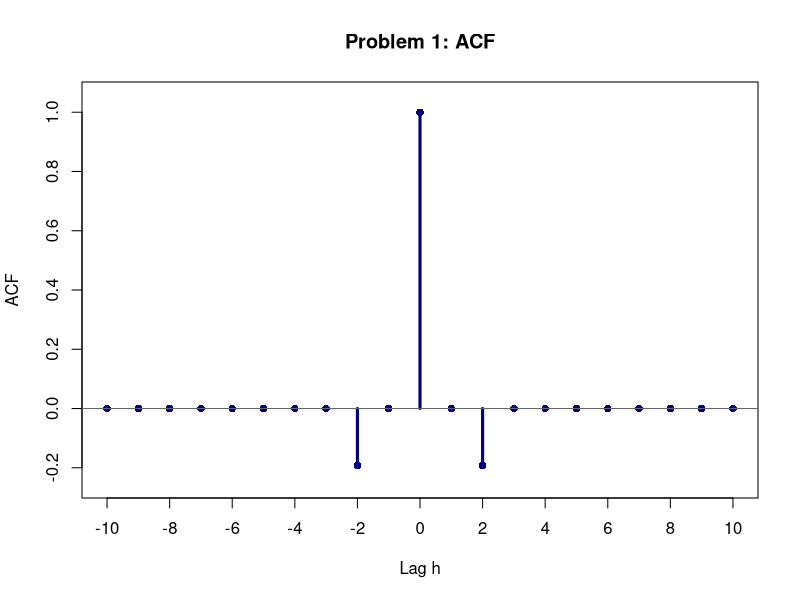
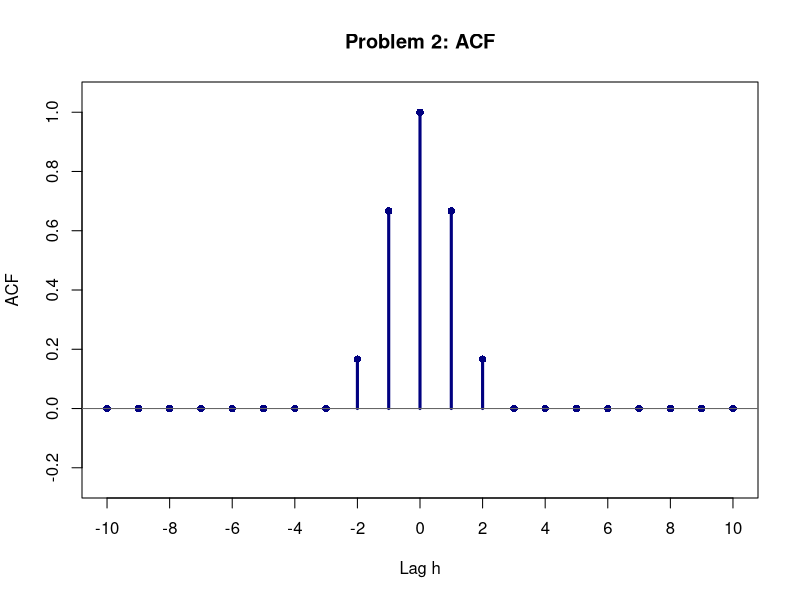

Reproduce these figures in R, in order.
## ---- chunk 1
knitr::opts_chunk$set(
  echo = TRUE,
  warning = FALSE,
  message = FALSE,
  fig.align = 'center'
)
options(width = 125, scipen = 999)

# Helper for simple latex table.
table_latex <- function(x, digits = 3, caption = NULL, size = '\\normalsize', col_names = NULL) {
  y <- x
  num_cols <- sapply(y, is.numeric)
  y[num_cols] <- lapply(y[num_cols], round, digits = digits)
  tab <- knitr::kable(
    y,
    format = 'latex',
    booktabs = TRUE,
    caption = caption,
    col.names = col_names,
    align = rep('c', ncol(y)),
    row.names = FALSE,
    escape = FALSE
  )
  knitr::asis_output(
    paste0("\\begin{center}\n", size, "\n", tab, "\n\\normalsize\n\\end{center}")
  )
}

# Helper to draw an ACF in the class style.
acf_stem_plot <- function(lags, acf_values, main_text) {
  ylim_vals <- range(c(acf_values, 0, 1))
  plot(
    lags,
    acf_values,
    type = 'h',
    lwd = 3,
    col = 'navy',
    xlab = 'Lag h',
    ylab = 'ACF',
    main = main_text,
    ylim = c(min(ylim_vals[1] - 0.05, -0.25), 1.05),
    xaxt = 'n'
  )
  axis(1, at = seq(min(lags), max(lags), by = 2))
  points(lags, acf_values, pch = 16, col = 'navy')
  abline(h = 0, col = 'gray40')
}
## ---- chunk 2
# Numerical ACF values used for plotting.
p1_lags <- -10:10
p1_gamma_over_sigma2 <- ifelse(
  p1_lags == 0,
  1.04,
  ifelse(abs(p1_lags) == 2, -0.2, 0)
)
p1_rho <- p1_gamma_over_sigma2 / 1.04

# Plot the ACF.
acf_stem_plot(p1_lags, p1_rho, 'Problem 1: ACF')
## ---- chunk 3
# Numerical ACF values used for plotting.
p2_lags <- -10:10
p2_gamma_over_sigma2 <- ifelse(
  p2_lags == 0,
  6,
  ifelse(abs(p2_lags) == 1, 4, ifelse(abs(p2_lags) == 2, 1, 0))
)
p2_rho <- p2_gamma_over_sigma2 / 6

# Plot the ACF.
acf_stem_plot(p2_lags, p2_rho, 'Problem 2: ACF')
